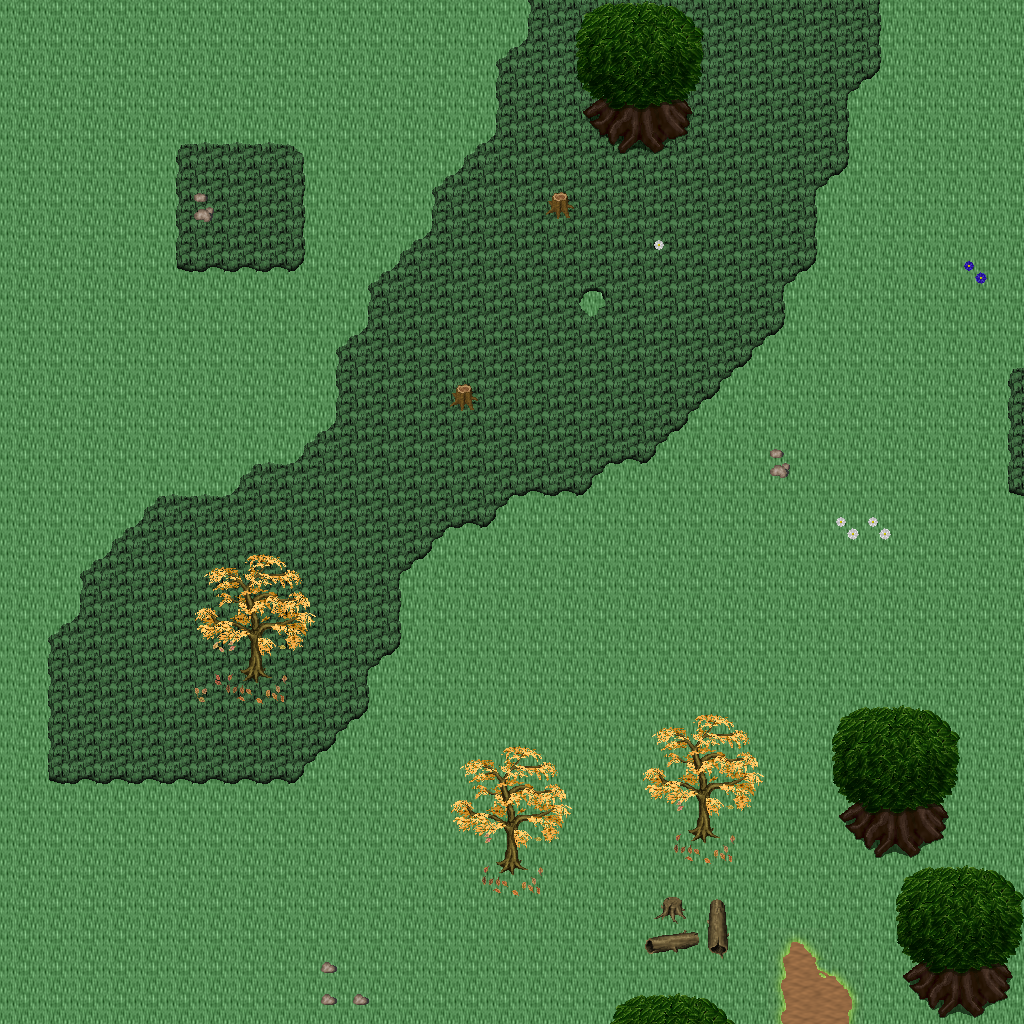

This game map was drawn from its Tiled (.tmx) file and the tilesets committed beside it. A one-line description and the trimmed map source follow:
An orthogonal 32x32 tile map with 32x32 px tiles, 5 tile layers (Ground, Objects, Objects2, Above, ...), 1 hidden layer not drawn, 20 tilesets.

<map version="1.10" tiledversion="1.11.0" orientation="orthogonal" renderorder="right-down" width="32" height="32" tilewidth="32" tileheight="32" infinite="0" nextlayerid="11" nextobjectid="1">
 <tileset firstgid="1" name="logic_collision" tilewidth="32" tileheight="32" tilecount="1" columns="1">
  <image source="../drawable/logic_collision.png" width="32" height="32" />
 </tileset>
 <tileset firstgid="2" name="ground_ground" tilewidth="32" tileheight="32" tilecount="33" columns="3">
  <image source="../drawable/ground_ground.png" width="96" height="352" />
 </tileset>
 <tileset firstgid="35" name="ground_rock_pebbles" tilewidth="32" tileheight="32" tilecount="3" columns="1">
  <image source="../drawable/ground_rock_pebbles.png" width="32" height="96" />
 </tileset>
 <tileset firstgid="38" name="ground_grass_corners" tilewidth="32" tileheight="32" tilecount="24" columns="6">
  <image source="../drawable/ground_grass_corners.png" width="192" height="128" />
 </tileset>
 <tileset firstgid="62" name="ground_grass_edges" tilewidth="32" tileheight="32" tilecount="36" columns="12">
  <image source="../drawable/ground_grass_edges.png" width="384" height="96" />
 </tileset>
 <tileset firstgid="98" name="ground_grass_2" tilewidth="32" tileheight="32" tilecount="21" columns="3">
  <image source="../drawable/ground_grass_2.png" width="96" height="224" />
 </tileset>
 <tileset firstgid="119" name="plant_leaves" tilewidth="32" tileheight="32" tilecount="8" columns="4">
  <image source="../drawable/plant_leaves.png" width="128" height="64" />
 </tileset>
 <tileset firstgid="127" name="plant_tree_tree_darkgreen" tilewidth="32" tileheight="32" tilecount="88" columns="8">
  <image source="../drawable/plant_tree_tree_darkgreen.png" width="256" height="352" />
 </tileset>
 <tileset firstgid="215" name="plant_tree_fall_trees" tilewidth="32" tileheight="32" tilecount="40" columns="8">
  <image source="../drawable/plant_tree_fall_trees.png" width="256" height="160" />
 </tileset>
 <tileset firstgid="255" name="plant_tree_pine_tree" tilewidth="32" tileheight="32" tilecount="20" columns="4">
  <image source="../drawable/plant_tree_pine_tree.png" width="128" height="160" />
 </tileset>
 <tileset firstgid="275" name="plant_stump_hollow_logs" tilewidth="32" tileheight="32" tilecount="6" columns="3">
  <image source="../drawable/plant_stump_hollow_logs.png" width="96" height="64" />
 </tileset>
 <tileset firstgid="281" name="plant_stump_small_stump" tilewidth="32" tileheight="32" tilecount="4" columns="2">
  <image source="../drawable/plant_stump_small_stump.png" width="64" height="64" />
 </tileset>
 <tileset firstgid="285" name="plant_stump_stump_purple" tilewidth="32" tileheight="32" tilecount="4" columns="2">
  <image source="../drawable/plant_stump_stump_purple.png" width="64" height="64" />
 </tileset>
 <tileset firstgid="289" name="plant_flower_daisy_blue" tilewidth="32" tileheight="32" tilecount="8" columns="2">
  <image source="../drawable/plant_flower_daisy_blue.png" width="64" height="128" />
 </tileset>
 <tileset firstgid="297" name="plant_flower_daisy_red" tilewidth="32" tileheight="32" tilecount="8" columns="2">
  <image source="../drawable/plant_flower_daisy_red.png" width="64" height="128" />
 </tileset>
 <tileset firstgid="305" name="plant_flower_daisy_white" tilewidth="32" tileheight="32" tilecount="8" columns="2">
  <image source="../drawable/plant_flower_daisy_white.png" width="64" height="128" />
 </tileset>
 <tileset firstgid="313" name="plant_flower_daisy_yellow" tilewidth="32" tileheight="32" tilecount="8" columns="2">
  <image source="../drawable/plant_flower_daisy_yellow.png" width="64" height="128" />
 </tileset>
 <tileset firstgid="321" name="logic_creature_animal" tilewidth="32" tileheight="32" tilecount="32" columns="8">
  <image source="../drawable/logic_creature_animal.png" width="256" height="128" />
 </tileset>
 <tileset firstgid="353" name="logic_creature_reptile" tilewidth="32" tileheight="32" tilecount="7" columns="7">
  <image source="../drawable/logic_creature_reptile.png" width="224" height="32" />
 </tileset>
 <tileset firstgid="360" name="logic_creature_fowl" tilewidth="32" tileheight="32" tilecount="6" columns="6">
  <image source="../drawable/logic_creature_fowl.png" width="192" height="32" />
 </tileset>
 <layer id="1" name="Ground" width="32" height="32">
  <data>[1024 cells, 1024 non-empty, 3 distinct tile ids]</data>
 </layer>
 <layer id="2" name="Objects" width="32" height="32">
  <data>[1024 cells, 166 non-empty, 39 distinct tile ids]</data>
 </layer>
 <layer id="3" name="Objects2" width="32" height="32">
  <data>[1024 cells, 14 non-empty, 6 distinct tile ids]</data>
 </layer>
 <layer id="4" name="Above" width="32" height="32">
  <data>[1024 cells, 88 non-empty, 28 distinct tile ids]</data>
 </layer>
 <layer id="5" name="Above2" width="32" height="32">
  <data>[1024 cells, 0 non-empty, 0 distinct tile ids]</data>
 </layer>
 <layer id="6" name="Walkable" width="32" height="32" visible="0">
  <data>[1024 cells, 32 non-empty, 1 distinct tile ids]</data>
 </layer>
 <objectgroup id="7" name="Mapevents" />
 <objectgroup id="8" name="Spawn" />
 <objectgroup id="9" name="Keys" />
 <objectgroup id="10" name="Replace" />
</map>
